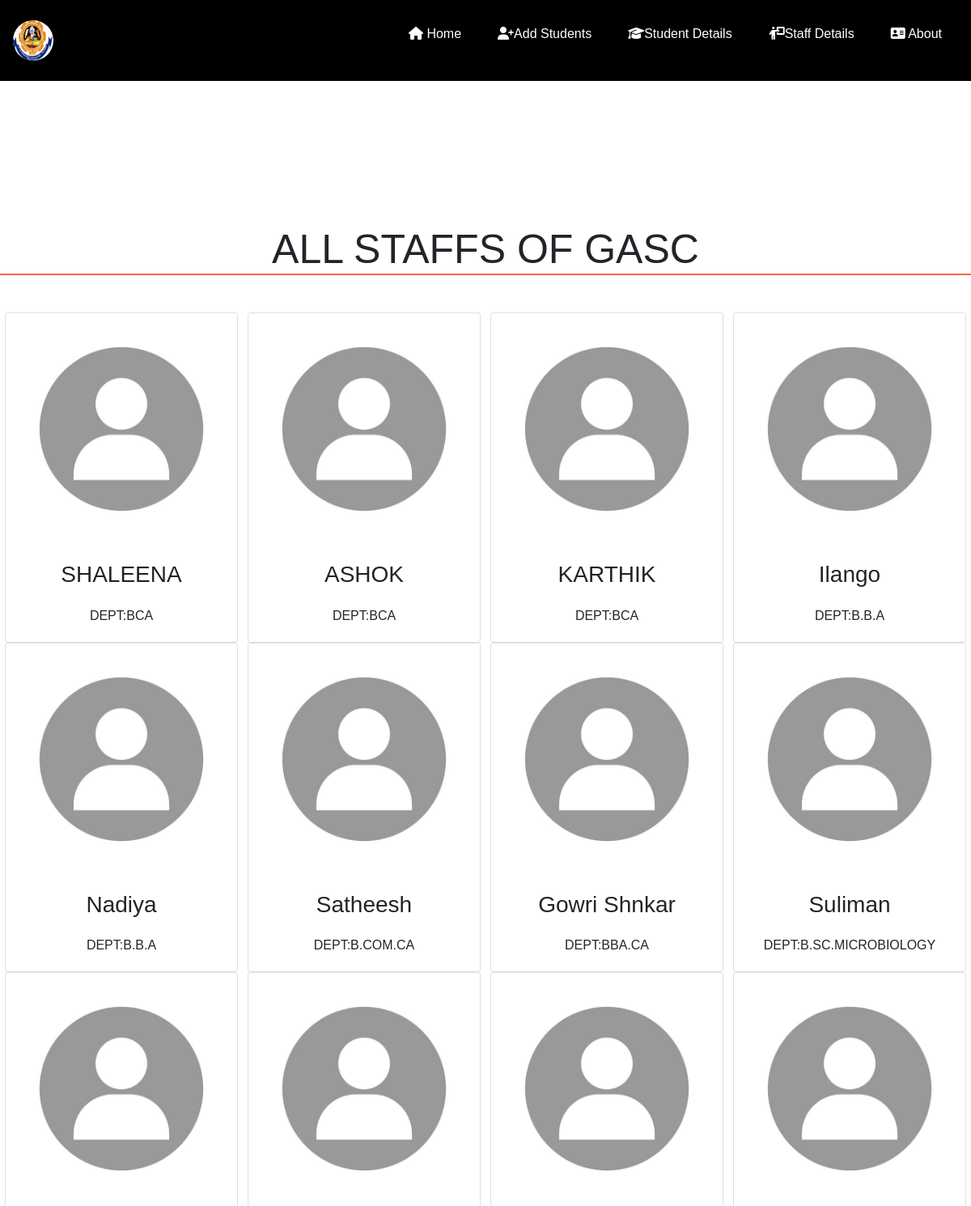
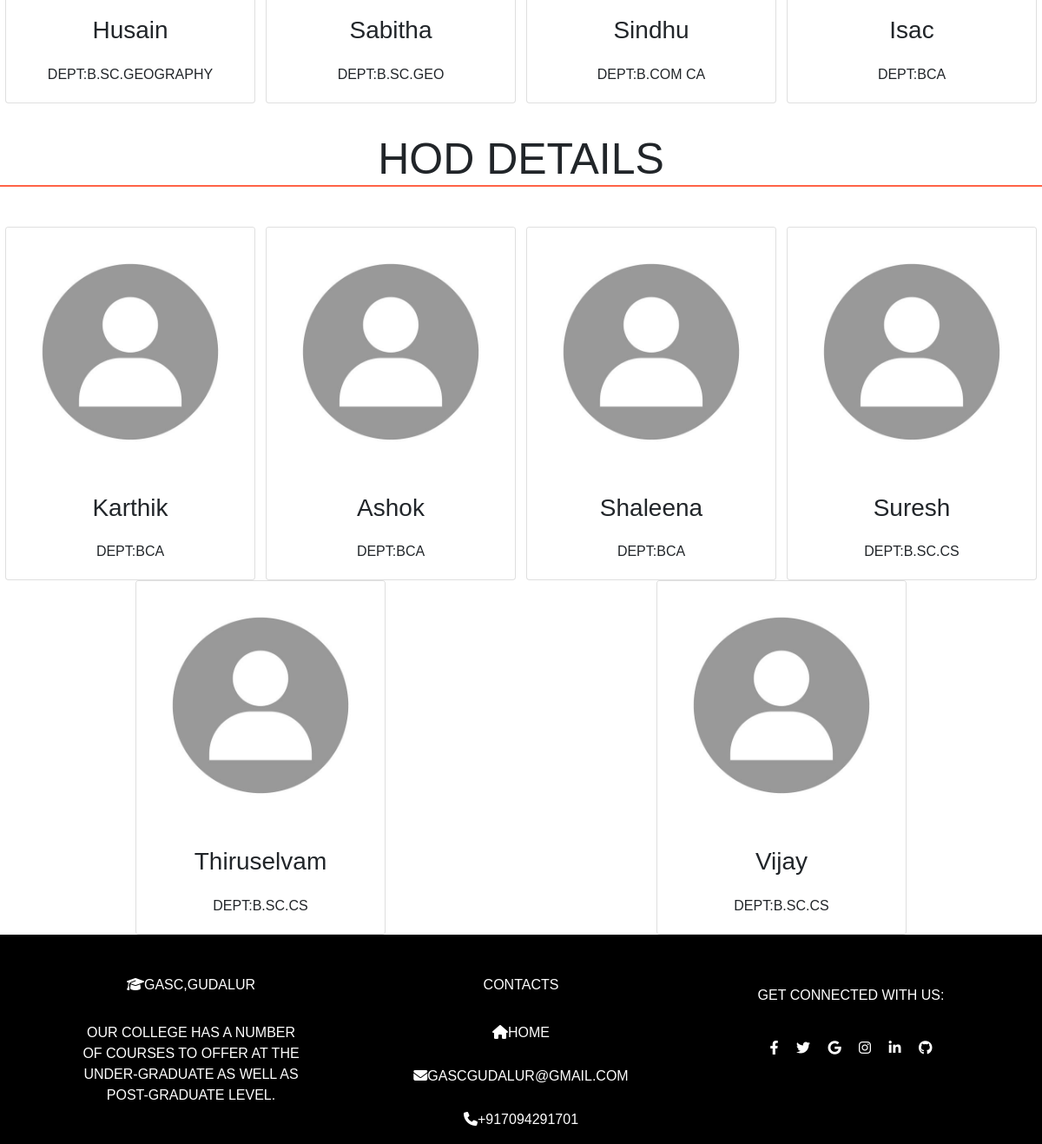
Screenshot of /staffdetails/ with the database file from the repository (2 pictures, top to bottom).
### home/models.py (models this page shows, shortened)
class staffdetail(models.Model):
    staff_name=models.CharField(max_length=100)
    depts=models.ForeignKey(departments,on_delete=models.CASCADE,null=True)
    staff_image=models.ImageField(upload_to='staff_images',null=True)

class departments(models.Model):
    depts=models.CharField(max_length=100)
    def __str__(self):
        return self.depts

class hods(models.Model):
    hod_name=models.CharField(max_length=100)
    depts=models.ForeignKey(departments,on_delete=models.CASCADE,null=True)
    hod_image=models.ImageField(upload_to='hod_images',null=True)

### home/views.py (the view)
# urls.py: path('staffdetails/',views.staffdetails, name='staffdetails'),
def staffdetails(request):
    detail={
        'dict_staff':staffdetail.objects.all(),
        'hods':hods.objects.all()
    }
    return render(request,'staff details.html',detail)

### templates/staff details.html (shortened to what this page needs)
{% extends 'base.html' %}
{%block content%}
{%load static%}
<link rel="stylesheet" href="{% static 'css\staffdetail.css' %}">
<br><br><br><br><br><br><br>
<div id="head"><h1 id="heading" style="border-bottom:tomato solid 2px">all staffs of gasc </h1></div>
<br><br>
<div id="container">
    {% for i in dict_staff %}
    <div class="card" style="width: 18rem;">
        <img src="{{i.staff_image.url}}" class="card-img-top" title="{{i.staff_name}}" >
        <div class="card-body">
          <h3 class="card-title text-center" style="text-transform:capitalize;">{{i.staff_name}} </h3>
          <p class="card-text text-center">Dept:{{i.depts}}</p>
        </div>
      </div>
    {% endfor %}
</div>
<br>
<div id="head"><h1 id="heading" style="border-bottom:tomato solid 2px">hod details</h1></div>
<br><br>
<div id="container2">
    {%for i in hods%}
    <div class="card" style="width: 18rem;">
        <img src="{{i.hod_image.url}}" class="card-img-top" title="{{i.hod_name}}" >
        <div class="card-body">
          <h3 class="card-title text-center" style="text-transform:capitalize;">{{i.hod_name}}</h3>
          <p class="card-text text-center">Dept:{{i.depts}}</p>
        </div>
      </div>
    {%endfor%}
</div>
{%endblock%}

### templates/base.html (shortened to what this page needs)
{% load static %}
<!DOCTYPE html>
<html lang="en">
<head>
    <link rel="stylesheet" href="https://cdnjs.cloudflare.com/ajax/libs/font-awesome/4.7.0/css/font-awesome.min.css">
    <link rel="stylesheet" href="https://cdn.jsdelivr.net/npm/bootstrap@4.3.1/dist/css/bootstrap.min.css">
    <link rel="stylesheet" href="https://cdnjs.cloudflare.com/ajax/libs/font-awesome/6.4.0/css/all.min.css" />
    <link rel="stylesheet" href=" {% static "css\mainstyle.css" %} ">
</head>
<body>
      <header>
        <div class="navbar">
          <a href="{% url 'home' %}"><img class="logos" src=" {% static 'images\logo.png' %} " alt="" style='width:50px;height:50px;border-radius:50%'></a>
              <ul class="links">
                  <li><a href="{% url 'home' %}"><i class="fa fa-house fa-fade"></i> home</a></li>
                  <li><a href="{% url 'addstudents' %}"><i class="fa fa-user-plus "></i>add students</a></li>
                  <li><a href="{% url 'studentsdetails' %}"><i class="fa fa-graduation-cap "></i>student details</a></li>
                  <li><a href="{% url 'staffdetails' %}"><i class="fa fa-person-chalkboard "></i>staff details</a></li>
                  <li><a href="{% url 'about' %}"><i class="fa fa-address-card "></i> about</a></li>
              </ul>
        </div>
      </header>
    {% block content %}
    {% endblock %}
     {% include 'footer.html' %}
</body>
</html>

### templates/footer.html (shortened to what this page needs)
<link rel="stylesheet" href="https://cdnjs.cloudflare.com/ajax/libs/font-awesome/4.7.0/css/font-awesome.min.css">
<link rel="stylesheet" href="https://cdn.jsdelivr.net/npm/bootstrap@4.3.1/dist/css/bootstrap.min.css">
<footer class="text-center text-lg-start  text-white" style="background-color:black;">
    <section class="">
        <div class="container text-center text-md-start mt-5">
            <div class="row mt-3">
                <div class="col-md-3 col-lg-4 col-xl-3 mx-auto mb-4">
                    <h6 class="text-uppercase bold mb-4"><i class="fa fa-graduation-cap "></i>GASC,Gudalur</h6>
                    <p>Our college has a number of courses to offer at the under-graduate as well as post-graduate level.</p>
                </div>
                <div class="col-md-4 col-lg-3 col-xl-3 mx-auto mb-md-0 mb-4">
                    <h6 class="text-uppercase fw-bold mb-4">Contacts</h6>
                    <p><i class="fa fa-home"></i>home</p>
                    <p><i class="fa fa-envelope"></i>gascgudalur@gmail.com</p>
                    <p><i class="fa fa-phone"></i>+917094291701</p>
                </div>
                <div class="col-md-4 col-lg-3 col-xl-3 mx-auto mb-md-0 mb-4" >
                    <p>get connected with us:</p>
                    <a href="https://facebook.com" class="me-4 text-reset"><i class="fa fa-facebook py-4 mx-2 "></i></a>
                    <a href="" class="me-4 text-reset"><i class="fa fa-twitter py-4 mx-2"></i></a>
                    <a href="https://google.com" class="me-4 text-reset"><i class="fa fa-google py-4 mx-2"></i></a>
                    <a href="https://instagram.com" class="me-4 text-reset"><i class="fa fa-instagram py-4 mx-2"></i></a>
                    <a href="" class="me-4 text-reset"><i class="fa fa-linkedin py-4 mx-2"></i></a>
                    <a href="" class="me-4 text-reset"><i class="fa fa-github py-4 mx-2"></i></a>
                </div>
            </div>
        </div>
    </section>
</footer>

### static/css/mainstyle.css (style rules this page uses)
* { padding: 0; margin: 0; box-sizing: border-box; font-family: sans-serif; }
header { height: auto; width:100%; background-color:black; }
li { list-style: none; }
a { text-decoration: none; font-size: 1rem; }
.navbar { width: 100%; height: 100px; max-width: 1200px; margin: 0 auto; display: flex; align-items: center; justify-content: space-between; }
.navbar .links { display: flex; gap: 5px; text-transform: capitalize; }
.links li a { color: white; margin: 20px; text-decoration: none; }

### static/css/staffdetail.css (style rules this page uses)
* { padding: 0; margin: 0; box-sizing: border-box; }
#container,#container2 { display: flex; flex-wrap: wrap; justify-content: space-around; align-items: center; }
#item1 #image,h1,p { padding-top: 10px; text-transform: uppercase; font-family: sans-serif; }
#head { width: 100%; height: 70px; }
#heading { text-align: center; font-size: 50px; }

### rows the page displays
staffdetail: staff_image (picture), staff_name "SHALEENA", depts "BCA"
staffdetail: staff_image (picture), staff_name "ASHOK", depts "BCA"
staffdetail: staff_image (picture), staff_name "KARTHIK", depts "BCA"
staffdetail: staff_image (picture), staff_name "Ilango", depts "B.B.A"
staffdetail: staff_image (picture), staff_name "Nadiya", depts "B.B.A"
staffdetail: staff_image (picture), staff_name "Satheesh", depts "B.COM.CA"
staffdetail: staff_image (picture), staff_name "Gowri Shnkar", depts "BBA.CA"
staffdetail: staff_image (picture), staff_name "Suliman", depts "B.SC.MICROBIOLOGY"
staffdetail: staff_image (picture), staff_name "Husain", depts "B.SC.GEOGRAPHY"
staffdetail: staff_image (picture), staff_name "Sabitha", depts "B.SC.GEO"
staffdetail: staff_image (picture), staff_name "Sindhu", depts "B.COM CA"
staffdetail: staff_image (picture), staff_name "Isac", depts "BCA"
hods: hod_image (picture), hod_name "Karthik", depts "BCA"
hods: hod_image (picture), hod_name "Ashok", depts "BCA"
hods: hod_image (picture), hod_name "Shaleena", depts "BCA"
hods: hod_image (picture), hod_name "Suresh", depts "B.SC.CS"
hods: hod_image (picture), hod_name "Thiruselvam", depts "B.SC.CS"
hods: hod_image (picture), hod_name "Vijay", depts "B.SC.CS"
